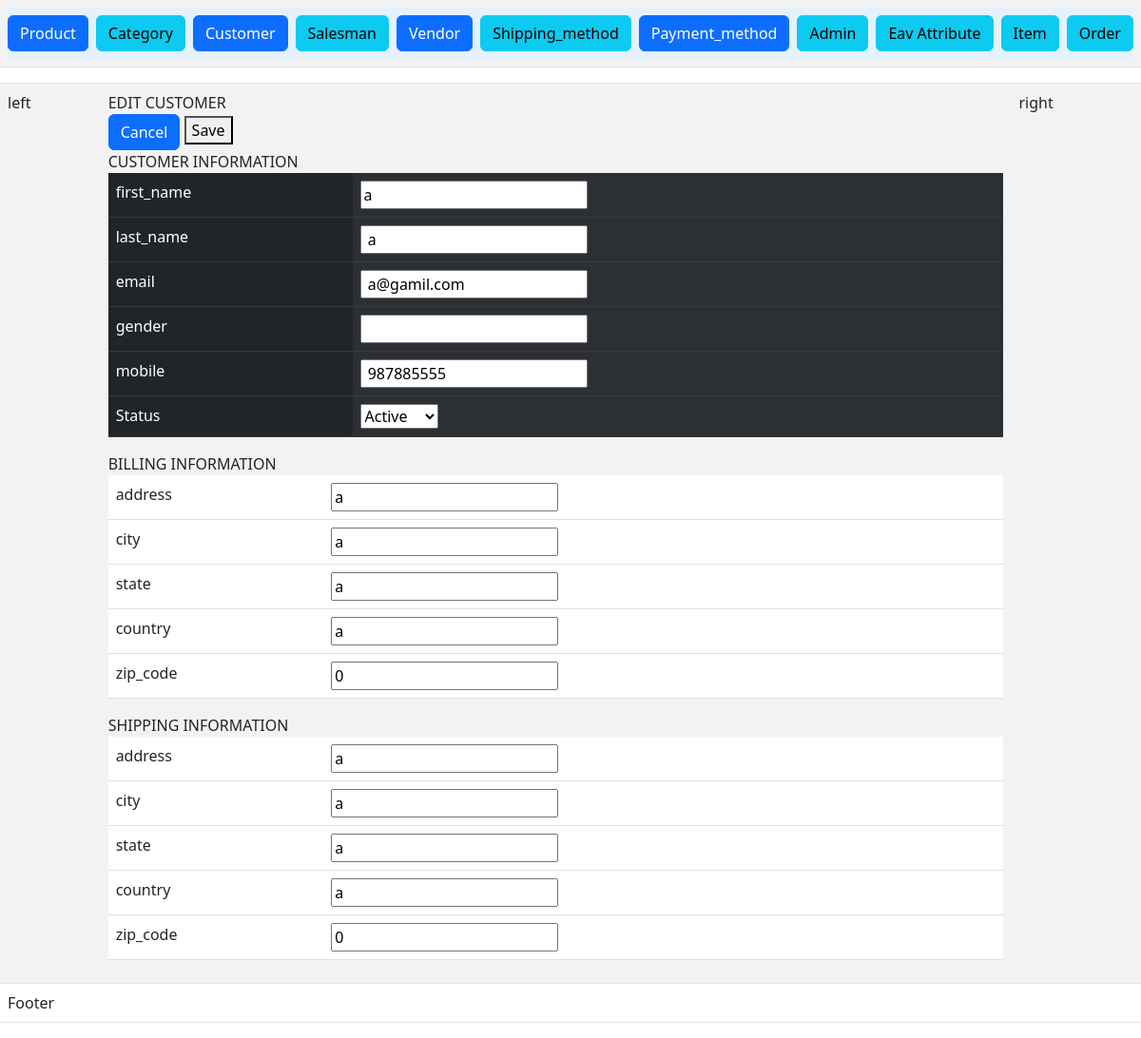
Page /index.php?c=customer&a=edit&id=103 on the committed database.
### tables this page shows
CREATE TABLE `customer` (
  `customer_id` int(11) NOT NULL,
  `billing_address_id` int(11) DEFAULT NULL,
  `shipping_address_id` int(11) DEFAULT NULL,
  `first_name` text NOT NULL,
  `last_name` text NOT NULL,
  `email` varchar(30) NOT NULL,
  `gender` enum('male','female') NOT NULL,
  `mobile` int(11) NOT NULL,
  `status` tinyint(4) NOT NULL,
  `created_at` datetime NOT NULL,
  `updated_at` datetime NOT NULL
);

CREATE TABLE `customer_address` (
  `address_id` int(11) NOT NULL,
  `customer_id` int(30) NOT NULL,
  `address` text NOT NULL,
  `city` text NOT NULL,
  `state` text NOT NULL,
  `country` text NOT NULL,
  `zip_code` int(30) NOT NULL
);

### Block/Core/Template.php (called while the page is built, shortened)
<?php
class Block_Core_Template extends Model_Core_View
{
	protected $children = [];
	public function getChildren()
	{
		return $this->children;
	}
	public function addChild($key,$value)
	{
		$this->children[$key] = $value;
		return $this;
	}
}
?>

### Model/Core/View.php (called while the page is built, shortened)
<?php
class Model_Core_View
{
	protected $template = null;
	protected $data = [];
	public function setTemplate($template)
	{
		$this->template = $template;
		return $this;
	}
	public function getTemplate()
	{
		return $this->template;
	}
	public function setData($data)
	{
		$this->data = $data;
		return $this;
	}
	public function getData($key = null)
	{
		if (array_key_exists($key, $this->data)) {
			return  $this->data[$key];
		}
		return null;
	}
	public function render()
	{
		require "View".DS.$this->getTemplate();
	}
	public function getUrl($controller=null,$action=null,$params=[],$resetParams=false)
	{
		return Ccc::getModel('Core_Url')->getUrl($controller,$action,$params,$resetParams);
	}
}

### Controller/Customer.php (called while the page is built, shortened)
<?php
class Controller_Customer extends Controller_Core_Action
{
	public function editAction()
	{
		try {
			$customerId = (int) Ccc::getModel('Core_Request')->getParam('id');
			$layout = $this->getLayout();
			$customer = Ccc::getModel('Customer')->load($customerId);
			$billingAddress = Ccc::getModel('Customer_Address')->load($customerId);
			$shippingAddress = Ccc::getModel('Customer_Address')->load($customerId);
			$edit = $layout->createBlock('Customer_Edit')->setData(['customer'=>$customer,'billingAddress' => $billingAddress,'shippingAddress' => $shippingAddress]);
			$layout->getChild('content')->addChild('edit',$edit);
			$layout->render();
		} catch (Exception $e) {
			 $this->getMessage()->addMessage('data not showed',Model_Core_Message :: FAILURE);
		}
	}
}

### index.php (called while the page is built, shortened)
<?php
spl_autoload_register(function ($className) {
    $classPath = str_replace('_', '/', $className);
});
class Ccc{
	public static function init()
	{
		$front = new Controller_Core_Front();
		$front->init();
	}
	public static function getModel($className){
		return new $className();
	}
}
Ccc::init();
?>

### Model/Core/Url.php (called while the page is built, shortened)
<?php
class Model_Core_Url
{
	public function getUrl($controller = null,$action = null,$params = [], $reset  = false)
	{
	   $request = new Model_Core_Request();
	   $final = $request->getParam();
	   if ($reset) {
	   	$final = [];
	   }
	   if ($controller) {
	   		$final['c'] = $controller;
	   }
	   else{
	   		$final['c'] =$request->getControllerName();
	   }
	   if ($action) {
	   	   $final['a'] = $action;
	   }
	   else{
	   	   $final['a'] = $request->getActionName();
	   }
	   $queryString = http_build_query($final);
	   $requestUri = trim($_SERVER['REQUEST_URI'],$_SERVER['QUERY_STRING']);
	   $url = $_SERVER['REQUEST_SCHEME'].'://'. $_SERVER['HTTP_HOST'].$requestUri.$queryString;
	   return $url;
	}
}

### Model/Core/Request.php (called while the page is built, shortened)
<?php
class Model_Core_Request{
	public function getParam($key = null, $value = null){
		if ($key == null) {
			return $_GET;
		}
		if (array_key_exists($key,$_GET)) {
			return $_GET[$key];
		}
		  return $value;
	}
}

### Block/Customer/Edit.php (called while the page is built, shortened)
<?php
class Block_Customer_Edit extends Block_Core_Template
{
	public function getRow()
	{
		$customer = $this->getData('customer');
		$billingAddress = $this->getData('billingAddress');
		$shippingAddress = $this->getData('shippingAddress');
		$final = [$customer,$billingAddress,$shippingAddress];
		return $final;
	}
	public function getBillingAddress()
	{
		$billingId = $this->getData('customer')->billing_address_id;
		$billingAddress = Ccc::getModel('Customer_Address');
		$query = "SELECT * FROM `{$billingAddress->getResourceName()}` WHERE `{$billingAddress->getPrimaryKey()}` = '{$billingId}'";
		return $billingAddress->fetchRow($query);
	}
	public function getShippingAddress()
	{
		$shippingId = $this->getData('customer')->shipping_address_id;
		$shippingAddress = Ccc::getModel('Customer_Address');
		$query = "SELECT * FROM `{$shippingAddress->getResourceName()}` WHERE `{$shippingAddress->getPrimaryKey()}` = '{$shippingId}'";
		return $shippingAddress->fetchRow($query);
	}
}

### Model/Core/Table.php (called while the page is built, shortened)
<?php
class Model_Core_Table
{
	protected $data = [];
	protected $resource = null;
	public function setResourceClass($resourceClass)
	{
		return $this;
	}
	public function setCollectionClass($collectionClass)
	{
		return $this;
	}
	public function getResourceName()
	{
		return $this->getResource()->getResourceName();
	}
	public function getPrimaryKey()
	{
		return $this->getResource()->getPrimaryKey();
	}
	public function setResource($resource)
	{
		$this->resource = $resource;
		return $this;
	}
	public function getResource()
	{
		if ($this->resource) {
			return $this->resource;
		}
		$resource = new ($this->resourceClass)();
		return $resource;
	}
	public function __get($key)
	{
		if (array_key_exists($key, $this->data)) {
			return $this->data[$key];
		}
		return null;
	}
	public function fetchRow($query)
	{
		$result = $this->getResource()->fetchRow($query);
		if ($result) {
			$this->data = $result;
			return $this;
		}
		return false;
	}
	public function load($id,$column = null)
	{
		if (!$column) {
			$column = $this->getPrimaryKey();
		}
		$query = "SELECT * FROM `{$this->getResourceName()}` WHERE `{$column}` = {$id}";
		$result = $this->getresource()->fetchRow($query);
		if ($result) {
			$this->data = $result;
		}
		return $this;
	}
}

### Model/Core/Adapter.php (called while the page is built, shortened)
<?php
class Model_Core_Adapter
{
	public $config = [
		'host' => 'localhost',
		'username' => 'root',
		'password' => '',
		'dbname' => 'newmvc-akshayFultariya',
	];
	public function connect(){
		$connect = mysqli_connect(
			$this->config['host'],
			$this->config['username'],
			$this->config['password'],
			$this->config['dbname']
		);
		return $connect;
	}
	public function fetchRow($query){
		$connect = $this->connect();
		$result = mysqli_query($connect,$query);
			return $result->fetch_assoc();
	}
}

### Model/Core/Table/Resource.php (called while the page is built, shortened)
<?php
class Model_Core_Table_Resource
{
	protected $resourceName = null;
	protected $primaryKey  = null;
	public function setResourceName($resourceName){
		$this->resourceName = $resourceName;
		return $this;
	}
	public function getResourceName(){
		return $this->resourceName;
	}
	public function setPrimaryKey($primaryKey){
		$this->primaryKey = $primaryKey;
		return $this;
	}
	public function getPrimaryKey(){
		return $this->primaryKey;
	}
	public function getAdapter(){
		$adapter = new Model_Core_Adapter();
		return $adapter;
	}
	public function fetchRow($query){
		if ($query) {
		return $this->getAdapter()->fetchRow($query);
		}
		throw new Exception("Error Processing Request", 1);
	}
}
?>

### Model/Customer/Resource.php (called while the page is built, shortened)
<?php
class Model_Customer_Resource extends Model_Core_Table_Resource
{
	   public function getStatusOptions()
	   {
	      return [self::STATUS_ACTIVE => self::STATUS_ACTIVE_LBL,
	              self::STATUS_INACTIVE => self::STATUS_INACTIVE_LBL
	      ];
	   }
}
?>

### Model/Customer.php (called while the page is built, shortened)
<?php
class Model_Customer extends Model_Core_Table{
   public function getStatus()
   {
      if ($this->status) {
         return $this->status;
      }
      return Model_Customer_Resource::STATUS_DEFAULT;
   }
}

### View/customer/edit.phtml (the view)
<?php
$cust = $this->getRow();
$customer = $cust[0];
$billingAddress = $this->getBillingAddress();
$shippingAddress = $this->getShippingAddress();
?>
	<form action="<?php echo $this->getUrl('customer','save');?>" method="post">
		<div class="content9">
			<div class="add19">
				EDIT CUSTOMER
			</div>
			<div class="add29">
				<a type="button" class="btn btn-primary" href="<?php echo $this->getUrl('customer','grid',[],true);?>" class="add39">Cancel</a>
				<button type="submit" class="add39">Save</button>
			</div>
		</div>
		<div class="head9">
			CUSTOMER INFORMATION
		</div>
		<table class="table table-dark table-striped-columns">
			<tr>
				<td>first_name</td>
				<td><input type="text" name="customer[first_name]" value="<?php echo $customer->first_name;?>" class="addi9"></td>
			</tr>
			<tr>
				<td>last_name</td>
				<td><input type="text" name="customer[last_name]" value=" <?php echo $customer->last_name; ?>" class="addi9"></td>
			</tr>
			<tr>
				<td>email</td>
				<td><input type="text" name="customer[email]" value=" <?php echo $customer->email; ?>" class="addi9"></td>
			</tr>
			<tr>
				<td>gender</td>
				<td><input type="text" name="customer[gender]" value=" <?php echo $customer->gender; ?>" class="addi9"></td>
			</tr>
			<tr>
				<td>mobile</td>
				<td><input type="text" name="customer[mobile]" value=" <?php echo $customer->mobile; ?>" class="addi9"></td>
			</tr>
			<tr>
		<td>Status</td>
		<td>
		<select name="customer[status]">
			<?php foreach ($customer->getResource()->getStatusOptions() as $key => $value):?>
			<?php $selected = ($key == $customer->getstatus()) ? 'selected' : '';?>
			<option value="<?php echo $key ?>"<?php echo $selected; ?>><?php echo $value;?></option>
			<?php endforeach;?>
		</select>
	</td>
	</tr>
		</table>
		<div class="head9">
		BILLING INFORMATION
	</div>
	<table class="table table-hover">
		<tr>
			<td>address</td>
			<td><input type="text" name="billingAddress[address]"  class="addi9" value="<?php echo $billingAddress->address;?>"></td>
		</tr>
		<tr>
			<td>city</td>
			<td><input type="text" name="billingAddress[city]"  class="addi9" value="<?php echo $billingAddress->city;?>"></td>
		</tr>
		<tr>
			<td>state</td>
			<td><input type="text" name="billingAddress[state]"  class="addi9" value="<?php echo $billingAddress->state;?>"></td>
		</tr>
		<tr>
			<td>country</td>
			<td><input type="text" name="billingAddress[country]"  class="addi9" value="<?php echo $billingAddress->country;?>"></td>
		</tr>
		<tr>
			<td>zip_code</td>
			<td><input type="text" name="billingAddress[zip_code]"  class="addi9" value="<?php echo $billingAddress->zip_code;?>"></td>
		</tr>
	</table>
	<div class="head9">
		SHIPPING INFORMATION
	</div>
	<table class="table table-hover">
		<tr>
			<td>address</td>
			<td><input type="text" name="shippingAddress[address]"  class="addi9" value="<?php echo $shippingAddress->address;?>"></td>
		</tr>
		<tr>
			<td>city</td>
			<td><input type="text" name="shippingAddress[city]"  class="addi9" value="<?php echo $shippingAddress->city;?>"></td>
		</tr>
		<tr>
			<td>state</td>
			<td><input type="text" name="shippingAddress[state]"  class="addi9" value="<?php echo $shippingAddress->state;?>"></td>
		</tr>
		<tr>
			<td>country</td>
			<td><input type="text" name="shippingAddress[country]"  class="addi9" value="<?php echo $shippingAddress->country;?>"></td>
		</tr>
		<tr>
			<td>zip_code</td>
			<td><input type="text" name="shippingAddress[zip_code]"  class="addi9" value="<?php echo $shippingAddress->zip_code;?>"></td>
		</tr>
	</table>
	</form>

### View/html/Content/content.phtml
<?php
$children = $this->getChildren();
foreach ($children as $key => $child) {
	$child->render();
}
?>

### rows in the picture
customer: first_name "a", last_name "a", email "a@gamil.com", mobile "987885555"
customer_address: address "a", city "a", state "a", country "a", zip_code "0"
customer_address: address "a", city "a", state "a", country "a", zip_code "0"

### other values in the picture
form field value "Active"
